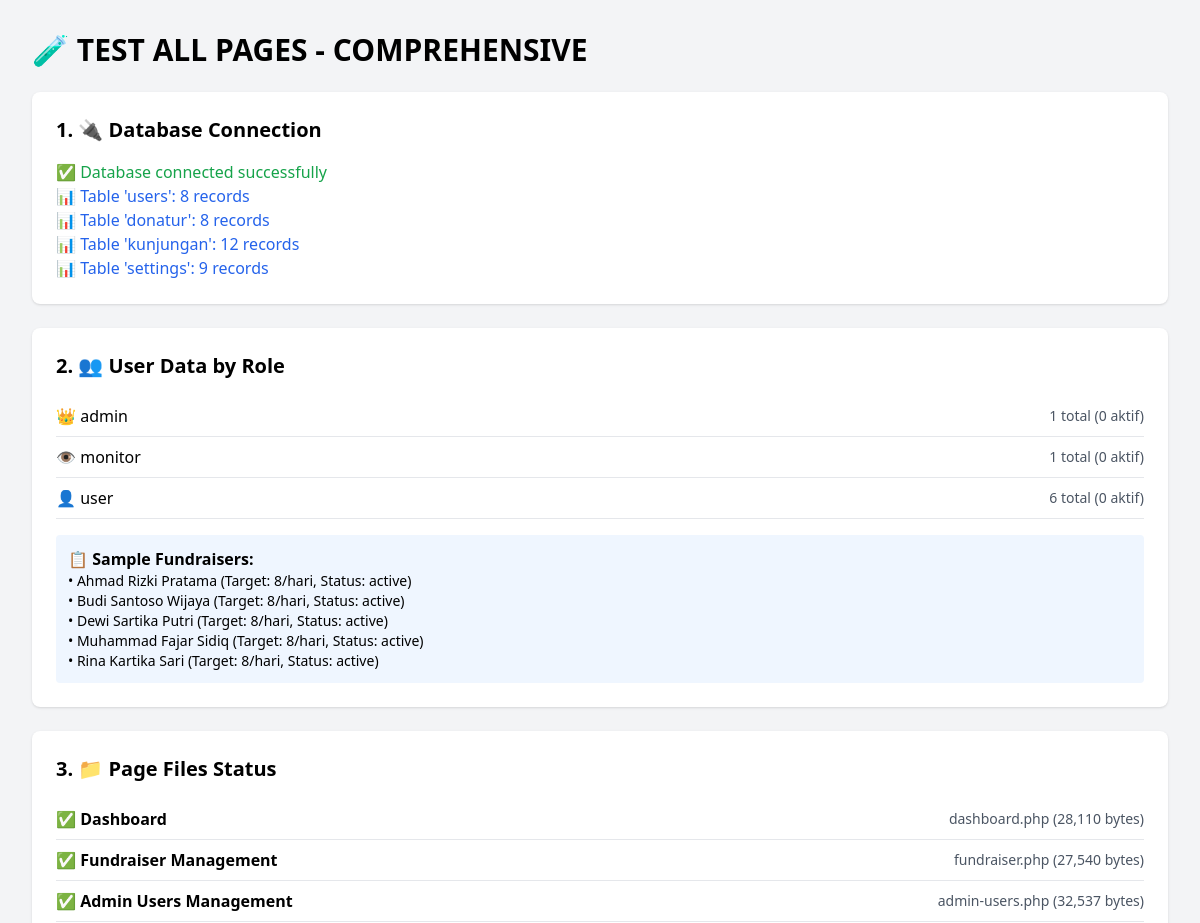
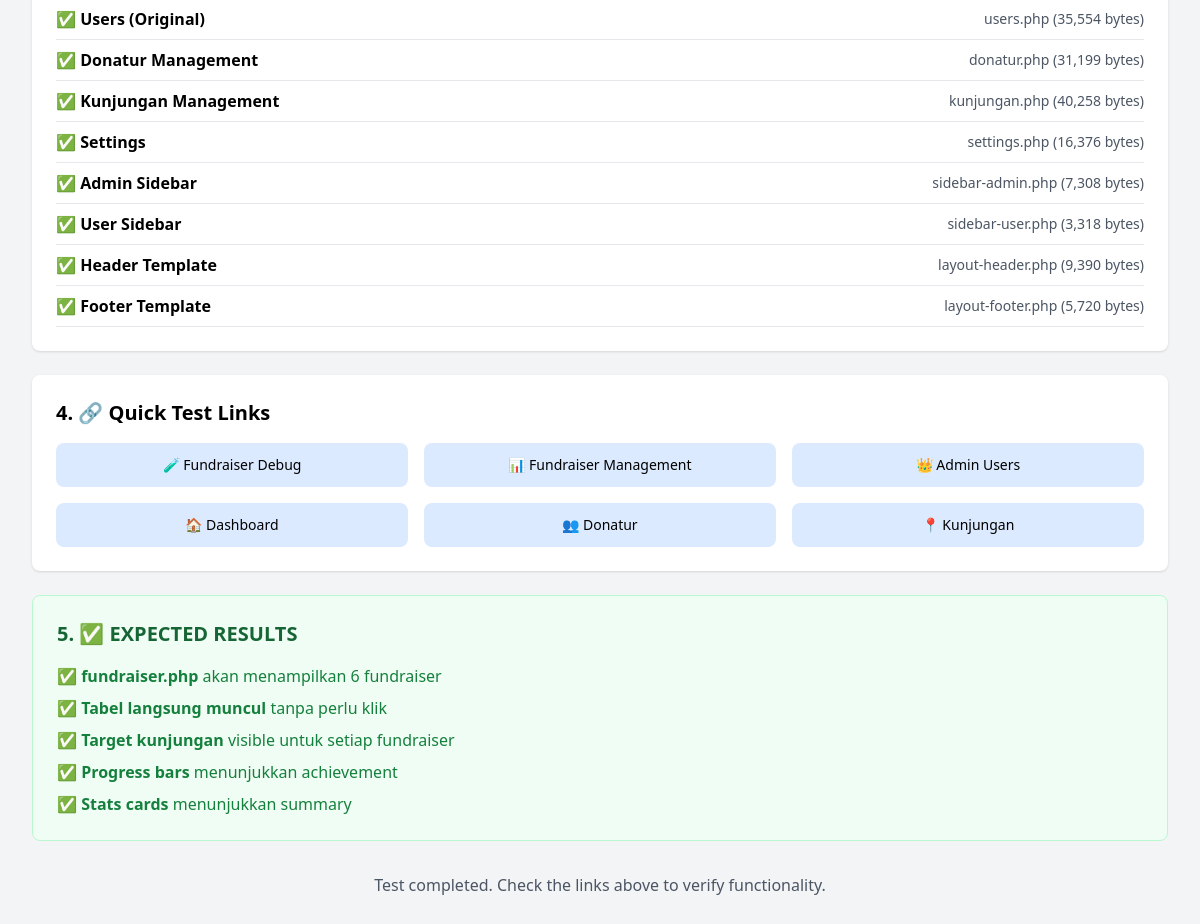
The page /TEST_ALL_PAGES.php on the database its author committed (2 pictures, top to bottom).
### tables this page shows
CREATE TABLE `users` (
    `id` INT UNSIGNED NOT NULL AUTO_INCREMENT,
    `name` VARCHAR(150) NOT NULL,
    `email` VARCHAR(150) DEFAULT NULL,
    `username` VARCHAR(100) DEFAULT NULL,
    `password` VARCHAR(255) NOT NULL,
    `role` ENUM('admin','monitor','user') NOT NULL DEFAULT 'user',
    `status` ENUM('active','inactive') NOT NULL DEFAULT 'active',
    `target` INT UNSIGNED NOT NULL DEFAULT 8,
    `phone` VARCHAR(25) DEFAULT NULL,
    `created_at` TIMESTAMP NOT NULL DEFAULT CURRENT_TIMESTAMP,
    `updated_at` TIMESTAMP NULL DEFAULT CURRENT_TIMESTAMP ON UPDATE CURRENT_TIMESTAMP,
    PRIMARY KEY (`id`),
    UNIQUE KEY `uq_users_email` (`email`),
    UNIQUE KEY `uq_users_username` (`username`),
    KEY `idx_users_role` (`role`),
    KEY `idx_users_status` (`status`)
);

### TEST_ALL_PAGES.php (the view, shortened to what this page needs)
<?php
require_once 'config.php';
echo "<!DOCTYPE html>";
echo "<html><head><title>Test All Pages</title>";
echo "<script src='https://cdn.tailwindcss.com'></script>";
echo "</head><body class='bg-gray-100 p-8'>";
echo "<h1 class='text-3xl font-bold mb-6'>🧪 TEST ALL PAGES - COMPREHENSIVE</h1>";
echo "<div class='bg-white rounded-lg shadow p-6 mb-6'>";
echo "<h2 class='text-xl font-bold mb-4'>1. 🔌 Database Connection</h2>";
try {
    if ($pdo) {
        echo "<p class='text-green-600'>✅ Database connected successfully</p>";
        $tables = ['users', 'donatur', 'kunjungan', 'settings'];
        foreach ($tables as $table) {
            $stmt = $pdo->prepare("SELECT COUNT(*) FROM $table");
            $stmt->execute();
            $count = $stmt->fetchColumn();
            echo "<p class='text-blue-600'>📊 Table '$table': $count records</p>";
        }
    } else {
        echo "<p class='text-red-600'>❌ Database connection failed</p>";
    }
} catch (Exception $e) {
    echo "<p class='text-red-600'>❌ Database Error: " . $e->getMessage() . "</p>";
}
echo "</div>";
echo "<div class='bg-white rounded-lg shadow p-6 mb-6'>";
echo "<h2 class='text-xl font-bold mb-4'>2. 👥 User Data by Role</h2>";
try {
    $stmt = $pdo->prepare("
        SELECT
            role,
            COUNT(*) as count,
            SUM(CASE WHEN status = 'aktif' THEN 1 ELSE 0 END) as aktif
        FROM users
        GROUP BY role
        ORDER BY role
    ");
    $stmt->execute();
    $roleData = $stmt->fetchAll(PDO::FETCH_ASSOC);
    foreach ($roleData as $data) {
        $icon = $data['role'] === 'admin' ? '👑' : ($data['role'] === 'monitor' ? '👁️' : '👤');
        echo "<div class='flex justify-between items-center py-2 border-b'>";
        echo "<span class='font-medium'>$icon {$data['role']}</span>";
        echo "<span class='text-sm text-gray-600'>{$data['count']} total ({$data['aktif']} aktif)</span>";
        echo "</div>";
    }
    $stmt = $pdo->prepare("SELECT * FROM users WHERE role = 'user' ORDER BY name LIMIT 5");
    $stmt->execute();
    $fundraisers = $stmt->fetchAll(PDO::FETCH_ASSOC);
    echo "<div class='mt-4 p-3 bg-blue-50 rounded'>";
    echo "<h3 class='font-semibold'>📋 Sample Fundraisers:</h3>";
    if (count($fundraisers) > 0) {
        foreach ($fundraisers as $f) {
            echo "<p class='text-sm'>• {$f['name']} (Target: {$f['target']}/hari, Status: {$f['status']})</p>";
        }
    } else {
        echo "<p class='text-yellow-600'>⚠️ No fundraiser data found</p>";
    }
    echo "</div>";
} catch (Exception $e) {
    echo "<p class='text-red-600'>❌ Error: " . $e->getMessage() . "</p>";
}
echo "</div>";
echo "<div class='bg-white rounded-lg shadow p-6 mb-6'>";
echo "<h2 class='text-xl font-bold mb-4'>3. 📁 Page Files Status</h2>";
$pages = [
    'dashboard.php' => 'Dashboard',
    'fundraiser.php' => 'Fundraiser Management',
    'admin-users.php' => 'Admin Users Management',
    'users.php' => 'Users (Original)',
    'donatur.php' => 'Donatur Management',
    'kunjungan.php' => 'Kunjungan Management',
    'settings.php' => 'Settings',
    'sidebar-admin.php' => 'Admin Sidebar',
    'sidebar-user.php' => 'User Sidebar',
    'layout-header.php' => 'Header Template',
    'layout-footer.php' => 'Footer Template'
];
foreach ($pages as $file => $name) {
    $exists = file_exists($file);
    $size = $exists ? filesize($file) : 0;
    $status = $exists ? '✅' : '❌';
    $sizeText = $exists ? number_format($size) . ' bytes' : 'Not found';
    echo "<div class='flex justify-between items-center py-2 border-b'>";
    echo "<span>$status <strong>$name</strong></span>";
    echo "<span class='text-sm text-gray-600'>$file ($sizeText)</span>";
    echo "</div>";
}
echo "</div>";
echo "<div class='bg-white rounded-lg shadow p-6 mb-6'>";
echo "<h2 class='text-xl font-bold mb-4'>4. 🔗 Quick Test Links</h2>";
echo "<div class='grid grid-cols-1 md:grid-cols-3 gap-4'>";
$testLinks = [
    'fundraiser-debug.php' => '🧪 Fundraiser Debug',
    'fundraiser.php' => '📊 Fundraiser Management',
    'admin-users.php' => '👑 Admin Users',
    'dashboard.php' => '🏠 Dashboard',
    'donatur.php' => '👥 Donatur',
    'kunjungan.php' => '📍 Kunjungan'
];
foreach ($testLinks as $link => $name) {
    if (file_exists($link)) {
        echo "<a href='$link' class='block p-3 bg-blue-100 rounded-lg hover:bg-blue-200 text-center text-sm font-medium'>$name</a>";
    } else {
        echo "<div class='block p-3 bg-gray-100 rounded-lg text-center text-sm text-gray-500'>$name (Not Found)</div>";
    }
}
echo "</div>";
echo "</div>";
echo "<div class='bg-green-50 border border-green-200 rounded-lg p-6'>";
echo "<h2 class='text-xl font-bold text-green-800 mb-4'>5. ✅ EXPECTED RESULTS</h2>";
$stmt = $pdo->prepare("SELECT COUNT(*) FROM users WHERE role = 'user'");
$stmt->execute();
$fundraiserCount = $stmt->fetchColumn();
if ($fundraiserCount > 0) {
    echo "<div class='space-y-2'>";
    echo "<p class='text-green-700'>✅ <strong>fundraiser.php</strong> akan menampilkan $fundraiserCount fundraiser</p>";
    echo "<p class='text-green-700'>✅ <strong>Tabel langsung muncul</strong> tanpa perlu klik</p>";
    echo "<p class='text-green-700'>✅ <strong>Target kunjungan</strong> visible untuk setiap fundraiser</p>";
    echo "<p class='text-green-700'>✅ <strong>Progress bars</strong> menunjukkan achievement</p>";
    echo "<p class='text-green-700'>✅ <strong>Stats cards</strong> menunjukkan summary</p>";
    echo "</div>";
}
echo "</div>";
echo "<div class='mt-8 text-center'>";
echo "<p class='text-gray-600'>Test completed. Check the links above to verify functionality.</p>";
echo "</div>";
echo "</body></html>";
?>

### rows shown on the page
users: name "Ahmad Rizki Pratama", target "8", status "active"
users: name "Budi Santoso Wijaya", target "8", status "active"
users: name "Dewi Sartika Putri", target "8", status "active"
users: name "Muhammad Fajar Sidiq", target "8", status "active"
users: name "Rina Kartika Sari", target "8", status "active"

### other values the page prints
$table "users"
$count "8"
$table "donatur"
$table "kunjungan"
$count "12"
$table "settings"
$count "9"
$icon "👑"
$data['role'] "admin"
$data['count'] "1"
$data['aktif'] "0"
$icon "👁️"
$data['role'] "monitor"
$icon "👤"
$data['role'] "user"
